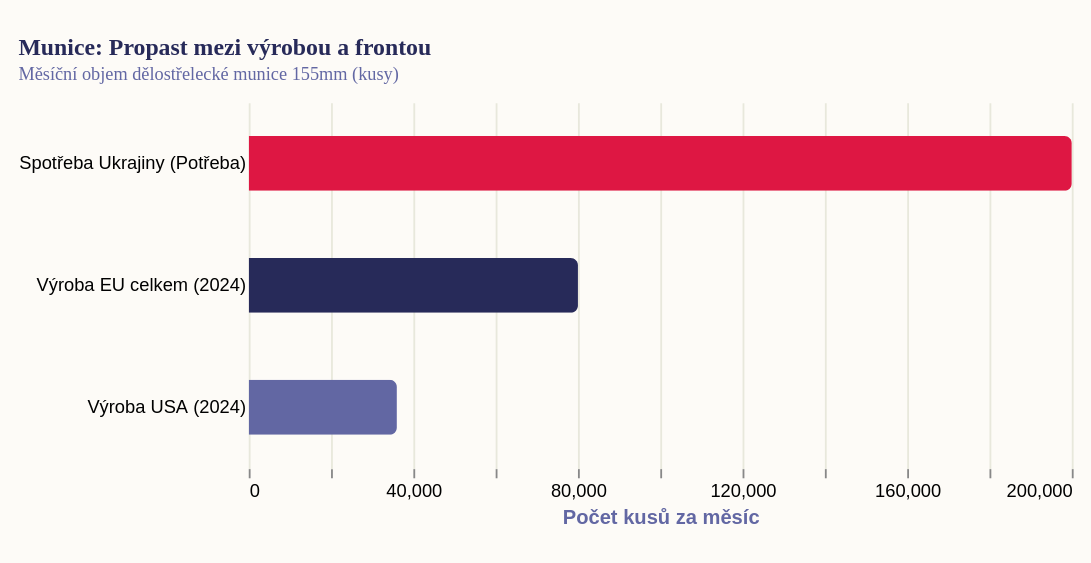

Write the Vega-Lite specification saved for this chart.
### Vega-Lite specification from a JSON file in a GitHub repository (floating-point values rounded to 4 significant figures)
{"_source": "Zdroj: NATO Support and Procurement Agency (2024), analýza výroby dělostřelecké munice", "$schema": "https://vega.github.io/schema/vega-lite/v5.json", "description": "Munice 155mm: Výrobní kapacity Západu vs. spotřeba na frontě", "width": 450, "height": 200, "padding": {"top": 20, "left": 10, "right": 10, "bottom": 20}, "autosize": {"type": "pad", "resize": true}, "background": "#fdfbf7", "title": {"text": "Munice: Propast mezi výrobou a frontou", "subtitle": "Měsíční objem dělostřelecké munice 155mm (kusy)", "font": "Roboto Slab", "fontSize": 13, "fontWeight": "bold", "anchor": "start", "color": "#272a59", "subtitleFont": "Work Sans", "subtitleFontSize": 10, "subtitleColor": "#6267a3", "offset": 10}, "data": {"values": [{"cat": "Spotřeba Ukrajiny (Potřeba)", "val": 200000, "color": "#de1743"}, {"cat": "Výroba EU celkem (2024)", "val": 80000, "color": "#272a59"}, {"cat": "Výroba USA (2024)", "val": 36000, "color": "#6267a3"}]}, "mark": {"type": "bar", "tooltip": true, "cornerRadiusEnd": 4, "size": 30}, "encoding": {"y": {"field": "cat", "type": "nominal", "title": null, "sort": "-x", "axis": {"ticks": false, "domain": false}}, "x": {"field": "val", "type": "quantitative", "title": "Počet kusů za měsíc", "axis": {"gridColor": "#e8e8dc", "domain": false}}, "color": {"field": "color", "type": "nominal", "scale": null}}, "config": {"view": {"stroke": "transparent"}, "title": {"font": "Roboto Slab", "fontWeight": "bold", "fontSize": 13, "anchor": "start", "color": "#272a59", "subtitleFont": "Work Sans", "subtitleFontSize": 10, "subtitleColor": "#6267a3"}, "axis": {"titleColor": "#6267a3"}, "legend": {}}}
